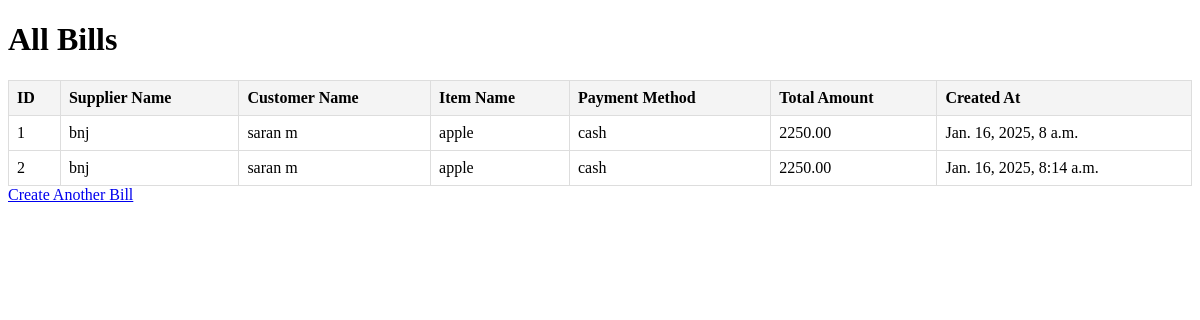
The app's page /billing-success/ with its own data.
### app/models.py (models this page shows, shortened)
class Bill(models.Model):
    PAYMENT_METHOD_CHOICES = (
        ('cash', 'Cash'),
        ('account', 'Account (Credit)'),
    )
    supplier_name = models.ForeignKey(Supplier, on_delete=models.CASCADE)  # ForeignKey to Supplier
    item_name = models.CharField(max_length=100)
    payment_method = models.CharField(max_length=7, choices=PAYMENT_METHOD_CHOICES)
    customer_name = models.CharField(max_length=100)
    number_of_products = models.PositiveIntegerField()
    weight_in_kg = models.DecimalField(max_digits=5, decimal_places=2)
    rate = models.DecimalField(max_digits=10, decimal_places=2)  # Price per kg or item
    total_amount = models.DecimalField(max_digits=10, decimal_places=2, null=True, blank=True)  # Total calculated later
    created_at = models.DateTimeField(auto_now_add=True)

class Supplier(models.Model):
    name = models.CharField(max_length=255, unique=True)
    def __str__(self):
        return self.name

### app/views.py (the view)
# urls.py: path('billing-success/', views.billing_success, name='billing_success'),
def billing_success(request):
    bills = Bill.objects.all()
    return render(request, 'app/success.html', {'bills': bills})

### app/templates/app/success.html (shortened to what this page needs)
<!DOCTYPE html>
<html lang="en">
<head>
</head>
<body>
    <h1>All Bills</h1>
    <table>
        <thead>
            <tr>
                <th>ID</th>
                <th>Supplier Name</th>
                <th>Customer Name</th>
                <th>Item Name</th>
                <th>Payment Method</th>
                <th>Total Amount</th>
                <th>Created At</th>
            </tr>
        </thead>
        <tbody>
            {% for bill in bills %}
            <tr>
                <td>{{ bill.id }}</td>
                <td>{{ bill.supplier_name }}</td>
                <td>{{ bill.customer_name }}</td>
                <td>{{ bill.item_name }}</td>
                <td>{{ bill.payment_method }}</td>
                <td>{{ bill.total_amount }}</td>
                <td>{{ bill.created_at }}</td>
            </tr>
            {% empty %}
            <tr>
                <td colspan="7">No bills available</td>
            </tr>
            {% endfor %}
        </tbody>
    </table>
    <a href="{% url 'billing_page' %}">Create Another Bill</a>
</body>
</html>

### app/templates/app/success.html (style rules this page uses)
table { width: 100%; border-collapse: collapse; margin-top: 20px; }
th, td { border: 1px solid #ddd; padding: 8px; text-align: left; }
th { background-color: #f4f4f4; }

### records on screen
Bill: id "1", supplier_name "bnj", customer_name "saran m", item_name "apple", payment_method "cash", total_amount "2250.00", created_at "Jan. 16, 2025, 8 a.m."
Bill: id "2", supplier_name "bnj", customer_name "saran m", item_name "apple", payment_method "cash", total_amount "2250.00", created_at "Jan. 16, 2025, 8:14 a.m."
